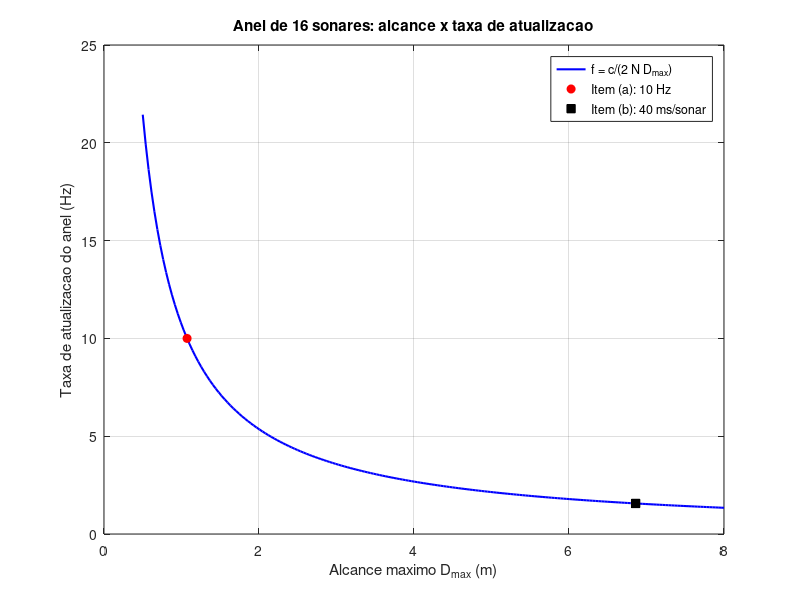

MATLAB code to generate this figure:
% d3_anel_sonar.m - Alternativa D.3: anel de 16 sonares (alcance x taxa de atualizacao)
clc; clear; close all;                            % limpa tela, variaveis e figuras
if ~exist('figuras','dir'), mkdir('figuras'); end % cria a pasta de figuras se nao existir

c = 343;                                          % velocidade do som [m/s]
N = 16;                                           % numero de sonares do anel (disparam um por vez)

% ---- (a) anel a 10 Hz ----
f_anel = 10;                                      % taxa de atualizacao desejada [Hz]
T_ciclo = 1/f_anel;                               % duracao de um ciclo completo do anel [s]
t_max = T_ciclo/N;                                % tempo de voo maximo por sonar [s]
D_max = c*t_max/2;                                % alcance maximo (ida e volta) [m]
printf('(a) Ciclo = %.0f ms | tempo de voo max por sonar = %.2f ms | alcance max = %.3f m\n', ...
       1e3*T_ciclo, 1e3*t_max, D_max);

% ---- (b) tempo usual de 40 ms por sonar ----
t_s = 40e-3;                                      % tempo por sonar [s]
D_s = c*t_s/2;                                    % alcance correspondente [m]
T_c = N*t_s;                                      % ciclo completo do anel [s]
f_c = 1/T_c;                                      % taxa de atualizacao do anel [Hz]
printf('(b) Alcance = %.2f m | ciclo = %.2f s | taxa = %.3f Hz\n', D_s, T_c, f_c);

% ---- (c) compromisso alcance x taxa: f = c/(2*N*Dmax) ----
Dm = linspace(0.5, 8, 200);                       % alcances maximos desejados [m]
f = c./(2*N*Dm);                                  % taxa de atualizacao possivel para cada alcance [Hz]
figure('Position', [100 100 700 450]);            % abre a figura
plot(Dm, f, 'b-', 'LineWidth', 1.5); hold on;     % curva do compromisso
plot(D_max, f_anel, 'ro', 'MarkerFaceColor', 'r');% ponto do item (a)
plot(D_s, f_c, 'ks', 'MarkerFaceColor', 'k');     % ponto do item (b)
grid on;                                          % grade
xlabel('Alcance maximo D_{max} (m)');             % eixo x identificado
ylabel('Taxa de atualizacao do anel (Hz)');       % eixo y identificado
title('Anel de 16 sonares: alcance x taxa de atualizacao');   % titulo
legend('f = c/(2 N D_{max})', 'Item (a): 10 Hz', 'Item (b): 40 ms/sonar');   % legenda
print('-dpng', '-r150', 'figuras/sonar_compromisso.png');    % salva a figura
